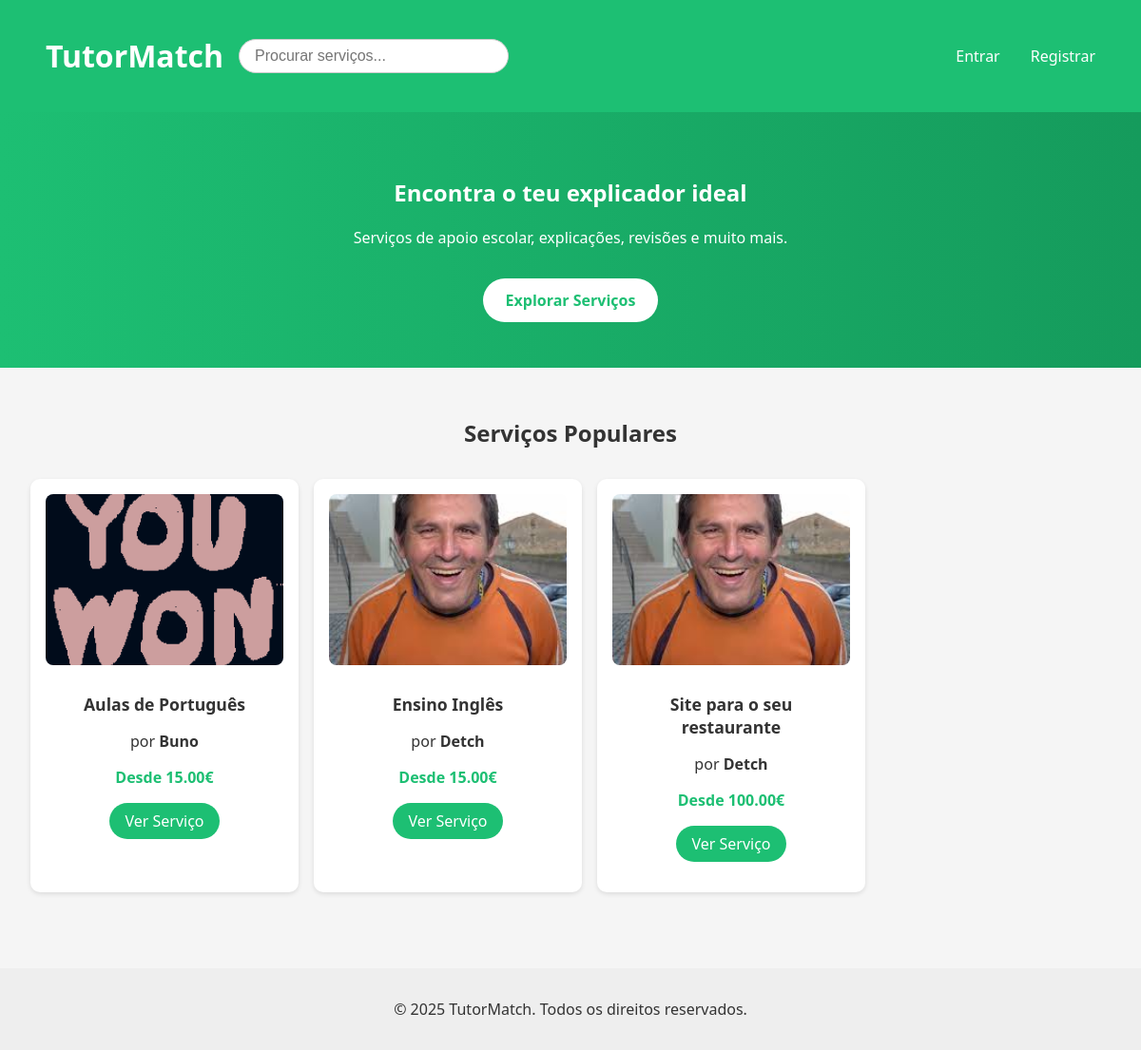
The page / on the database its author committed.
### tables this page shows
CREATE TABLE services (
            id INTEGER PRIMARY KEY AUTOINCREMENT,
            user_id INT NOT NULL,
            category_id INT NOT NULL,
            title VARCHAR(255) NOT NULL,
            description TEXT NOT NULL,
            price DECIMAL(10,2) NOT NULL,
            delivery_time INT NOT NULL,
            image_path VARCHAR(255),
            created_at DATETIME DEFAULT CURRENT_TIMESTAMP,
            FOREIGN KEY (user_id) REFERENCES users(id),
            FOREIGN KEY (category_id) REFERENCES categories(id)
        );

CREATE TABLE users (
            id INTEGER PRIMARY KEY AUTOINCREMENT,
            username TEXT NOT NULL UNIQUE,
            password TEXT NOT NULL,
            email TEXT NOT NULL UNIQUE,
            role TEXT DEFAULT 'client', -- client, freelancer, admin
            name TEXT,
            profile_pic TEXT DEFAULT '../img/default.jpeg' -- Adiciona a coluna profile_pic
        );

### index.php (the view, shortened to what this page needs)
<?php
include_once('includes/header.php');
require_once 'database/db.php';
$current_user_id = $_SESSION['user_id'] ?? null;
?>
<section class="hero">
  <div class="hero-content">
    <h1>Encontra o teu explicador ideal</h1>
    <p>Serviços de apoio escolar, explicações, revisões e muito mais.</p>
    <a href="pages/available_services.php" class="cta-button">Explorar Serviços</a>
  </div>
</section>
<section class="services">
  <h2>Serviços Populares</h2>
  <div class="card-list">
    <?php
    if ($current_user_id) {
        $stmt = $db->prepare("SELECT s.*, u.username FROM services s JOIN users u ON s.user_id = u.id WHERE s.user_id != ? ORDER BY RANDOM() LIMIT 6");
        $stmt->execute([$current_user_id]);
    } else {
        $stmt = $db->query("SELECT s.*, u.username FROM services s JOIN users u ON s.user_id = u.id ORDER BY RANDOM() LIMIT 6");
    }
    $services = $stmt->fetchAll(PDO::FETCH_ASSOC);
    foreach ($services as $service): ?>
      <div class="card">
        <img src="<?= htmlspecialchars($service['image_path'] ?? '/img/default.jpeg') ?>" alt="<?= htmlspecialchars($service['title']) ?>">
        <div class="card-content">
          <h3><?= htmlspecialchars($service['title']) ?></h3>
          <p>por <strong><?= htmlspecialchars($service['username']) ?></strong></p>
          <p class="price">Desde <?= number_format($service['price'], 2) ?>€</p>
          <a href="/pages/view_service.php?id=<?= $service['id'] ?>" class="view-btn">Ver Serviço</a>
        </div>
      </div>
    <?php endforeach; ?>
  </div>
</section>
<?php include_once('includes/footer.php'); ?>

### css/main.css (style rules this page uses)
body { font-family: 'Segoe UI', sans-serif; margin: 0; background-color: #f5f5f5; color: #333; }

### css/admin.css (style rules this page uses)
h2 { text-align: center; margin-bottom: 20px; }

### css/components.css (style rules this page uses)
.card-list { display: flex; gap: 1rem; flex-wrap: wrap; }
.card { background: white; border-radius: 10px; padding: 1rem; width: 250px; box-shadow: 0 2px 5px rgba(0,0,0,0.1); text-align: center; }
.card img { width: 100%; border-radius: 8px; }

### css/hero.css (style rules this page uses)
.hero { background: linear-gradient(to right, #1dbf73, #159b5c); color: white; padding: 4rem 2rem; text-align: center; }
.hero .cta-button { background: white; color: #1dbf73; padding: 0.75rem 1.5rem; font-weight: bold; border-radius: 30px; text-decoration: none; margin-top: 1rem; display: inline-block; }
.services { padding: 3rem 2rem; text-align: center; }
.services h2 { margin-bottom: 2rem; }
.card-list { display: grid; grid-template-columns: repeat(auto-fit, minmax(240px, 1fr)); gap: 1.5rem; justify-items: center; }
.card { background: #fff; border-radius: 12px; overflow: hidden; box-shadow: 0 4px 12px rgba(0,0,0,0.1); width: 100%; max-width: 300px; transition: transform 0.2s ease; }
.card img { width: 100%; height: 180px; object-fit: cover; }
.card-content { padding: 1rem; }
.card-content h3 { margin: 0.5rem 0; font-size: 1.1rem; }
.price { color: #1dbf73; font-weight: bold; margin: 0.5rem 0; }
.view-btn { background: #1dbf73; color: white; text-decoration: none; padding: 0.5rem 1rem; border-radius: 20px; display: inline-block; margin-top: 0.5rem; }

### css/style.css (style rules this page uses)
body { font-family: 'Segoe UI', sans-serif; margin: 0; background-color: #f5f5f5; color: #333; }
.hero { padding: 3rem 2rem; background-color: white; text-align: center; }
.services { padding: 2rem; }
.card-list { display: flex; gap: 1rem; flex-wrap: wrap; }
.card { background: white; border-radius: 10px; padding: 1rem; width: 250px; box-shadow: 0 2px 5px rgba(0,0,0,0.1); text-align: center; }
.card img { width: 100%; border-radius: 8px; }

### rows shown on the page
services: image_path (picture), title "Aulas de Português", user.username "Buno", price "15.00"
services: title "Ensino Inglês", user.username "Detch", price "15.00"
services: title "Site para o seu restaurante", user.username "Detch", price "100.00"
